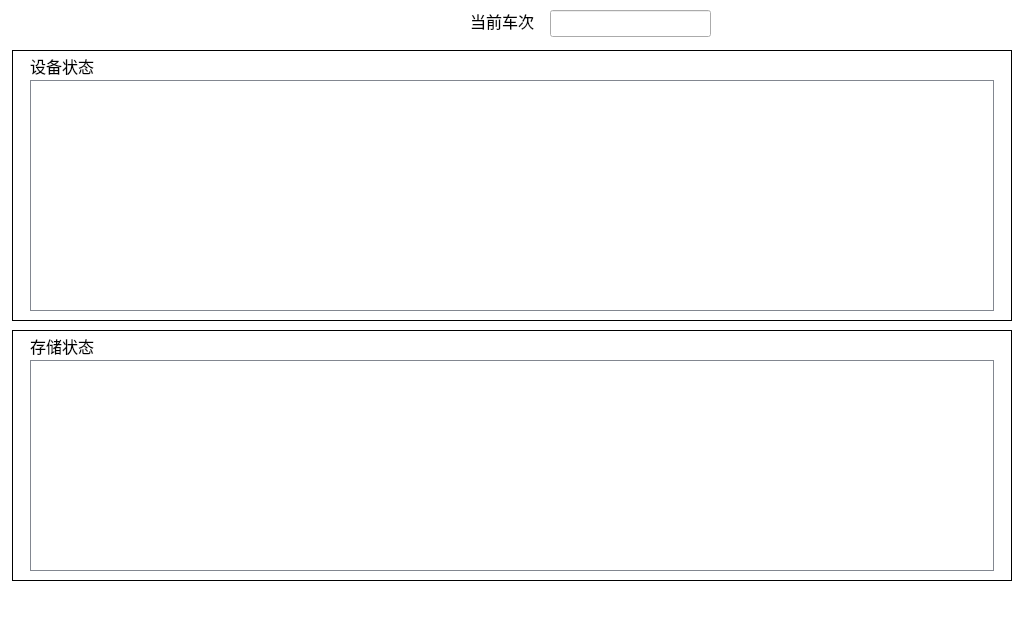
<?xml version="1.0" encoding="UTF-8"?>
<ui version="4.0">
 <class>devManageWidget</class>
 <widget class="QWidget" name="devManageWidget">
  <property name="geometry">
   <rect>
    <x>0</x>
    <y>0</y>
    <width>1024</width>
    <height>630</height>
   </rect>
  </property>
  <property name="windowTitle">
   <string>Form</string>
  </property>
  <widget class="QLineEdit" name="TrainNumberLineEdit">
   <property name="geometry">
    <rect>
     <x>550</x>
     <y>10</y>
     <width>161</width>
     <height>27</height>
    </rect>
   </property>
   <property name="font">
    <font>
     <pointsize>12</pointsize>
    </font>
   </property>
  </widget>
  <widget class="QLabel" name="TrainNumberlabel">
   <property name="geometry">
    <rect>
     <x>470</x>
     <y>10</y>
     <width>71</width>
     <height>21</height>
    </rect>
   </property>
   <property name="font">
    <font>
     <pointsize>12</pointsize>
    </font>
   </property>
   <property name="styleSheet">
    <string notr="true">color: rgb(0, 0, 0);background-color: rgb(255, 255, 255);</string>
   </property>
   <property name="text">
    <string>当前车次</string>
   </property>
  </widget>
  <widget class="QPushButton" name="TrainNumberSetPushButton">
   <property name="geometry">
    <rect>
     <x>850</x>
     <y>10</y>
     <width>137</width>
     <height>35</height>
    </rect>
   </property>
   <property name="font">
    <font>
     <pointsize>12</pointsize>
    </font>
   </property>
   <property name="styleSheet">
    <string notr="true">QPushButton{
background-image: url(:/monres/ccsz.bmp);
border-color: rgb(255, 255, 255);
border-width: 1px;
border-style: solid;}

QPushButton:pressed
{background-color: rgb(86, 164, 246);color: rgb(255, 255, 255);border-color: rgb(170, 170, 170);border-width: 2px;border-style: solid;}</string>
   </property>
   <property name="text">
    <string/>
   </property>
  </widget>
  <widget class="QPushButton" name="alarmPushButton">
   <property name="geometry">
    <rect>
     <x>480</x>
     <y>590</y>
     <width>82</width>
     <height>36</height>
    </rect>
   </property>
   <property name="font">
    <font>
     <pointsize>12</pointsize>
    </font>
   </property>
   <property name="styleSheet">
    <string notr="true">QPushButton{
background-image: url(:/monres/alertoff.bmp);
border-color: rgb(255, 255, 255);
border-width: 1px;
border-style: solid;}


QPushButton:pressed
{background-color: rgb(86, 164, 246);color: rgb(255, 255, 255);border-color: rgb(170, 170, 170);border-width: 2px;border-style: solid;}</string>
   </property>
   <property name="text">
    <string/>
   </property>
   <property name="checkable">
    <bool>true</bool>
   </property>
  </widget>
  <widget class="QPushButton" name="canselPushButton">
   <property name="geometry">
    <rect>
     <x>720</x>
     <y>590</y>
     <width>82</width>
     <height>36</height>
    </rect>
   </property>
   <property name="styleSheet">
    <string notr="true">QPushButton{
background-image: url(:/monres/cancel.bmp);
border-color: rgb(255, 255, 255);
border-width: 1px;
border-style: solid;}

QPushButton:pressed
{background-color: rgb(86, 164, 246);color: rgb(255, 255, 255);border-color: rgb(170, 170, 170);border-width: 2px;border-style: solid;}</string>
   </property>
   <property name="text">
    <string/>
   </property>
  </widget>
  <widget class="QTableWidget" name="devStorageTableWidget">
   <property name="geometry">
    <rect>
     <x>30</x>
     <y>360</y>
     <width>964</width>
     <height>211</height>
    </rect>
   </property>
   <property name="font">
    <font>
     <pointsize>12</pointsize>
    </font>
   </property>
   <property name="styleSheet">
    <string notr="true">border-style: none;
background-color: rgb(255, 255, 255);
gridline-color: rgb(130, 135, 144);
border-color: rgb(130, 135, 144);
border-width: 1px;border-style: solid;</string>
   </property>
   <property name="frameShape">
    <enum>QFrame::StyledPanel</enum>
   </property>
   <property name="showGrid">
    <bool>false</bool>
   </property>
   <property name="columnCount">
    <number>0</number>
   </property>
   <attribute name="horizontalHeaderVisible">
    <bool>false</bool>
   </attribute>
   <attribute name="horizontalHeaderCascadingSectionResizes">
    <bool>false</bool>
   </attribute>
   <attribute name="horizontalHeaderMinimumSectionSize">
    <number>61</number>
   </attribute>
   <attribute name="horizontalHeaderDefaultSectionSize">
    <number>100</number>
   </attribute>
   <attribute name="horizontalHeaderHighlightSections">
    <bool>true</bool>
   </attribute>
   <attribute name="horizontalHeaderShowSortIndicator" stdset="0">
    <bool>false</bool>
   </attribute>
   <attribute name="horizontalHeaderStretchLastSection">
    <bool>false</bool>
   </attribute>
   <attribute name="verticalHeaderVisible">
    <bool>false</bool>
   </attribute>
   <attribute name="verticalHeaderHighlightSections">
    <bool>false</bool>
   </attribute>
  </widget>
  <widget class="QTableWidget" name="devStatusTableWidget">
   <property name="geometry">
    <rect>
     <x>30</x>
     <y>80</y>
     <width>964</width>
     <height>231</height>
    </rect>
   </property>
   <property name="font">
    <font>
     <pointsize>12</pointsize>
    </font>
   </property>
   <property name="styleSheet">
    <string notr="true">border-style: none;
background-color: rgb(255, 255, 255);
gridline-color: rgb(130, 135, 144);
border-color: rgb(130, 135, 144);
border-width: 1px;border-style: solid;</string>
   </property>
   <property name="showDropIndicator" stdset="0">
    <bool>true</bool>
   </property>
   <property name="showGrid">
    <bool>false</bool>
   </property>
   <attribute name="verticalHeaderVisible">
    <bool>false</bool>
   </attribute>
  </widget>
  <widget class="QLabel" name="devStatusLabel">
   <property name="geometry">
    <rect>
     <x>30</x>
     <y>55</y>
     <width>81</width>
     <height>21</height>
    </rect>
   </property>
   <property name="font">
    <font>
     <pointsize>12</pointsize>
    </font>
   </property>
   <property name="styleSheet">
    <string notr="true">color: rgb(0, 0, 0);</string>
   </property>
   <property name="text">
    <string>设备状态</string>
   </property>
  </widget>
  <widget class="QLabel" name="devStorageLabel">
   <property name="geometry">
    <rect>
     <x>30</x>
     <y>335</y>
     <width>81</width>
     <height>21</height>
    </rect>
   </property>
   <property name="font">
    <font>
     <pointsize>12</pointsize>
    </font>
   </property>
   <property name="styleSheet">
    <string notr="true">color: rgb(0, 0, 0);</string>
   </property>
   <property name="text">
    <string>存储状态</string>
   </property>
  </widget>
  <widget class="QLabel" name="label_2">
   <property name="geometry">
    <rect>
     <x>0</x>
     <y>0</y>
     <width>1024</width>
     <height>661</height>
    </rect>
   </property>
   <property name="styleSheet">
    <string notr="true">background-color: rgb(255, 255, 255);</string>
   </property>
   <property name="text">
    <string/>
   </property>
  </widget>
  <widget class="QGroupBox" name="groupBox">
   <property name="geometry">
    <rect>
     <x>12</x>
     <y>50</y>
     <width>1000</width>
     <height>271</height>
    </rect>
   </property>
   <property name="styleSheet">
    <string notr="true">QGroupBox{
	border-width:1px;
	border-style:solid;
	border-color:black;
}</string>
   </property>
   <property name="title">
    <string/>
   </property>
  </widget>
  <widget class="QGroupBox" name="groupBox_2">
   <property name="geometry">
    <rect>
     <x>12</x>
     <y>330</y>
     <width>1000</width>
     <height>251</height>
    </rect>
   </property>
   <property name="styleSheet">
    <string notr="true">QGroupBox{
	border-width:1px;
	border-style:solid;
	border-color:black;
}</string>
   </property>
   <property name="title">
    <string/>
   </property>
  </widget>
  <zorder>label_2</zorder>
  <zorder>alarmPushButton</zorder>
  <zorder>TrainNumberLineEdit</zorder>
  <zorder>TrainNumberlabel</zorder>
  <zorder>TrainNumberSetPushButton</zorder>
  <zorder>canselPushButton</zorder>
  <zorder>devStatusTableWidget</zorder>
  <zorder>devStatusLabel</zorder>
  <zorder>devStorageLabel</zorder>
  <zorder>devStorageTableWidget</zorder>
  <zorder>groupBox</zorder>
  <zorder>groupBox_2</zorder>
 </widget>
 <resources/>
 <connections/>
</ui>
